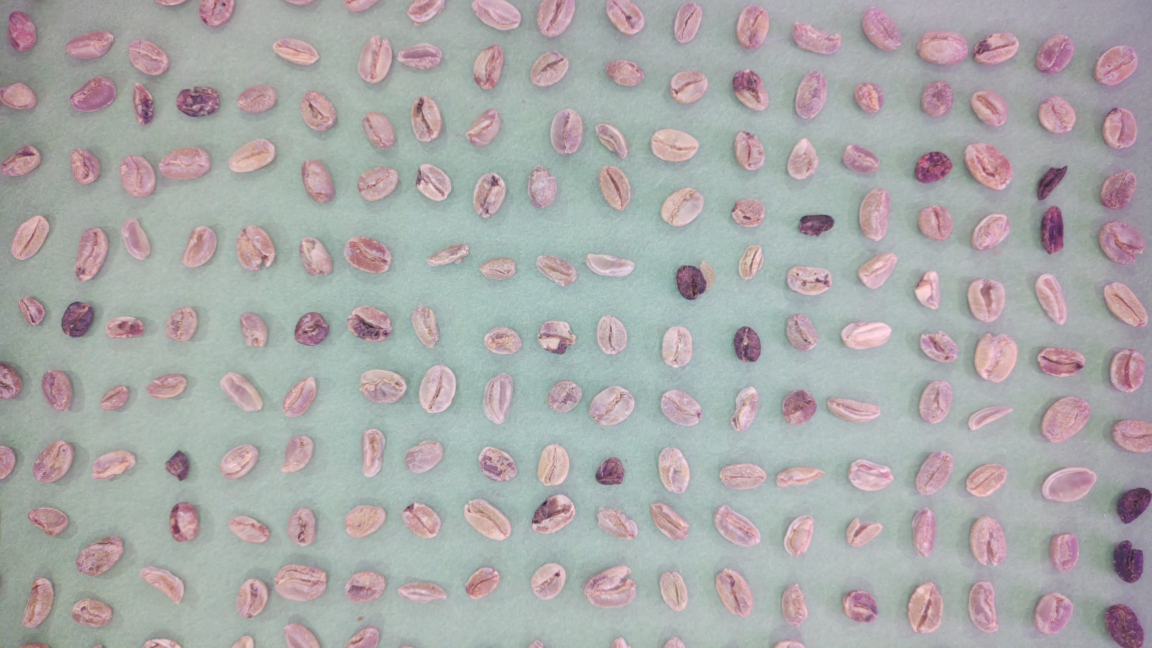
#> input picture temp_captures/sampletopcv.jpg, 2304 x 1296 px (shown at 1/2 size)
$ python test_opencv_detection.py ../temp_captures/sampletopcv.jpg
#> lines starting #> are read from the running program, lines starting #| are printed output that depends on the picture; after the words box and inside, x2 and y2 are one past the last pixel; in counts of white or black regions, pixels touching at a corner belong together
#!/usr/bin/env python3
"""
Test OpenCV bean detection
Use this to tune detection parameters before collecting dataset
"""

import cv2
import numpy as np
import sys
import os

def test_detection(image_path, show_steps=True):
    """
    Test bean detection on a sample image

    Args:
        image_path: Path to test image
        show_steps: Show intermediate processing steps
    """
#> called with image_path = '../temp_captures/sampletopcv.jpg', show_steps = True
    print("="*60)
    print("OpenCV Bean Detection Test")
    print("="*60)

    # Read image
    print(f"\n1. Reading image: {image_path}")
    img = cv2.imread(image_path)
#> img is the input picture: shape (1296, 2304, 3); mean B, G, R 169.6, 169.6, 170.4

    if img is None:
        print("✗ Failed to read image")
        return

    print(f"✓ Image loaded: {img.shape[1]}x{img.shape[0]} pixels")
#| ✓ Image loaded: 2304x1296 pixels

    # Convert to grayscale
    print("\n2. Converting to grayscale...")
    gray = cv2.cvtColor(img, cv2.COLOR_BGR2GRAY)
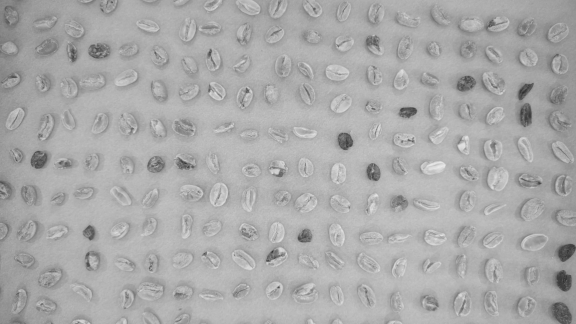
#> gray: shape (1296, 2304) (shown at 1/4 size); min 37, max 235, mean 169.8

    # Apply Gaussian blur
    print("3. Applying Gaussian blur...")
    blurred = cv2.GaussianBlur(gray, (5, 5), 0)

    # Threshold
    print("4. Applying threshold...")
    _, thresh = cv2.threshold(blurred, 0, 255, cv2.THRESH_BINARY_INV + cv2.THRESH_OTSU)
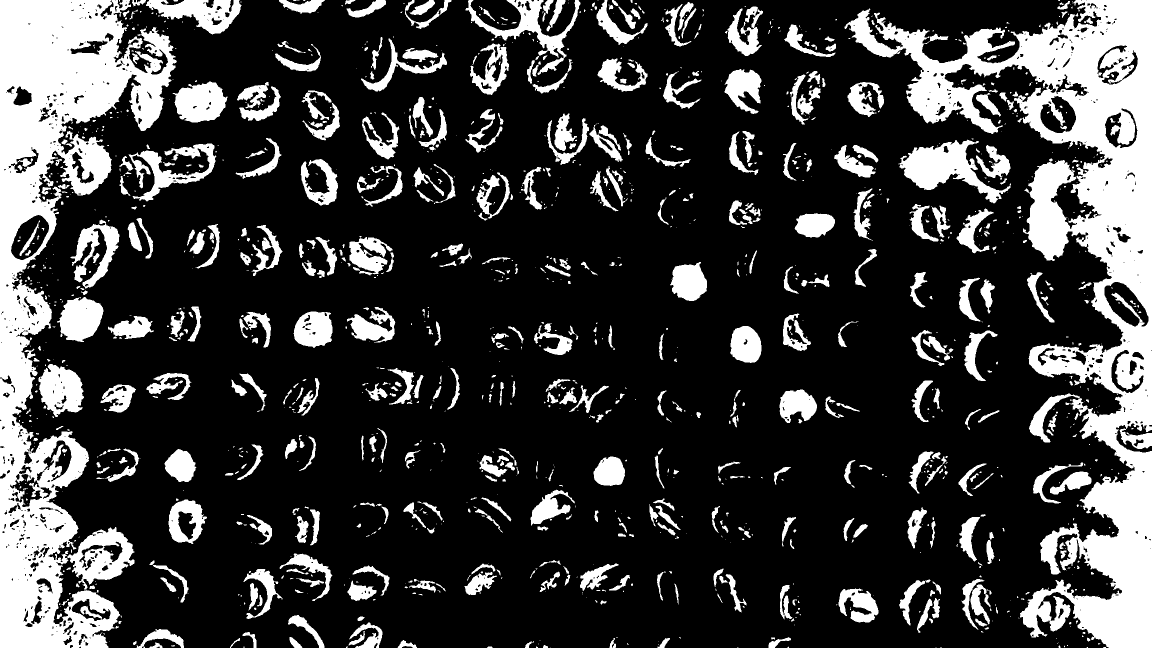
#> thresh: shape (1296, 2304) (shown at 1/2 size); 23.3% white; 1441 white regions (849 under 20 px), largest, box (x1, y1, x2, y2) and area: (1689, 0, 2304, 1296) 212299, (0, 0, 354, 1296) 181256, (1797, 279, 2022, 407) 11125

    # Morphological operations
    print("5. Applying morphological operations...")
    kernel = np.ones((3, 3), np.uint8)
    thresh = cv2.morphologyEx(thresh, cv2.MORPH_CLOSE, kernel, iterations=2)
#> thresh: shape (1296, 2304); 24.6% white; 923 white regions (523 under 20 px), largest, box (x1, y1, x2, y2) and area: (1689, 0, 2304, 1296) 226309, (0, 0, 483, 1296) 202159, (114, 439, 239, 684) 11928
    thresh = cv2.morphologyEx(thresh, cv2.MORPH_OPEN, kernel, iterations=1)
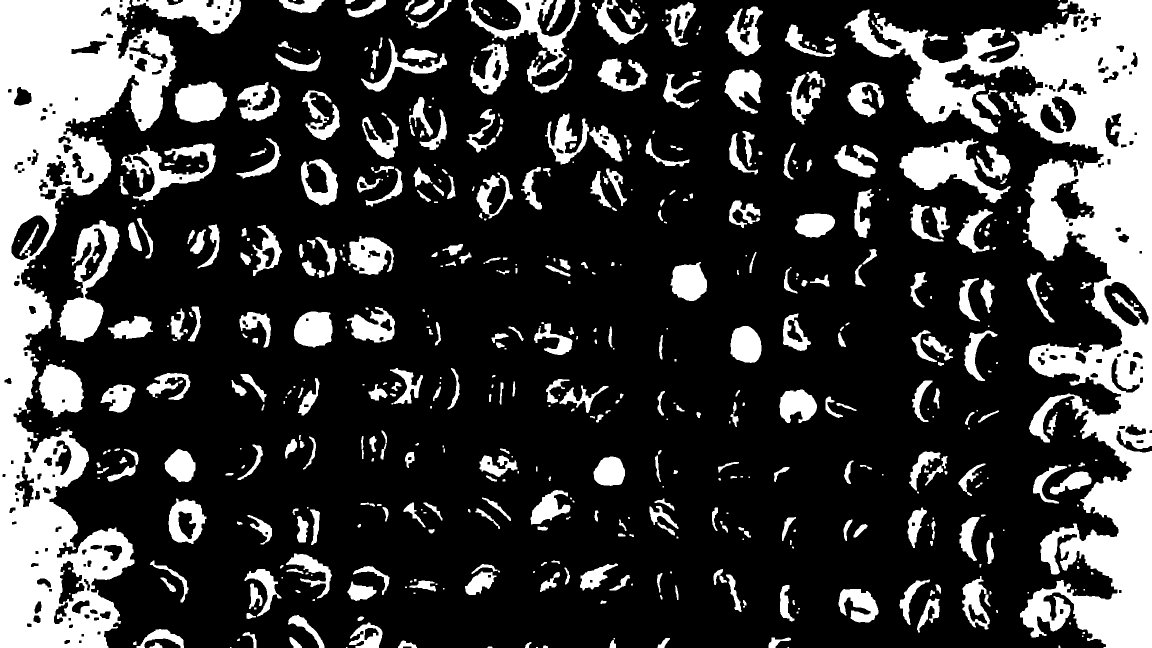
#> thresh: shape (1296, 2304) (shown at 1/2 size); 24.3% white; 625 white regions (168 under 20 px)

    # Find contours
    print("6. Finding contours...")
    contours, _ = cv2.findContours(thresh, cv2.RETR_EXTERNAL, cv2.CHAIN_APPROX_SIMPLE)
#> contours = 609 contours, 225 with area under 20; largest, box (x1, y1, x2, y2) and area: (1689, 0, 2304, 1296) 237856, (0, 0, 353, 1296) 214176, (115, 440, 239, 684) 13388, (1799, 277, 2021, 406) 11218, (931, 0, 1161, 167) 7962
    print(f"✓ Found {len(contours)} contours")
#| ✓ Found 609 contours

    # Filter by area
    print("7. Filtering contours by area...")
    min_area = 500
    max_area = 5000
    valid_contours = [c for c in contours if min_area < cv2.contourArea(c) < max_area]
#> valid_contours = 119 contours; largest, box (x1, y1, x2, y2) and area: (337, 997, 413, 1088) 4882, (696, 472, 788, 550) 4579, (588, 623, 665, 695) 4397, (1341, 524, 1414, 602) 4076, (940, 87, 1018, 189) 4012
    print(f"✓ {len(valid_contours)} valid beans detected")
#| ✓ 119 valid beans detected

    # Draw results
    print("\n8. Drawing results...")
    result_img = img.copy()

    for i, contour in enumerate(valid_contours):
        # Draw contour
        cv2.drawContours(result_img, [contour], -1, (0, 255, 0), 2)

        # Draw bounding box
        x, y, w, h = cv2.boundingRect(contour)
        cv2.rectangle(result_img, (x, y), (x+w, y+h), (255, 0, 0), 2)

        # Add number
        cv2.putText(result_img, str(i+1), (x, y-5),
                   cv2.FONT_HERSHEY_SIMPLEX, 0.5, (0, 0, 255), 2)
#> this loop made 119 passes
#> (x, y, w, h) on passes 1 to 8: (273, 1258, 95, 38), (698, 1245, 67, 51), (576, 1230, 73, 66), (1834, 1197, 45, 68), (1677, 1178, 80, 67), (1560, 1170, 29, 73), (498, 1167, 27, 51), (695, 1163, 58, 39)
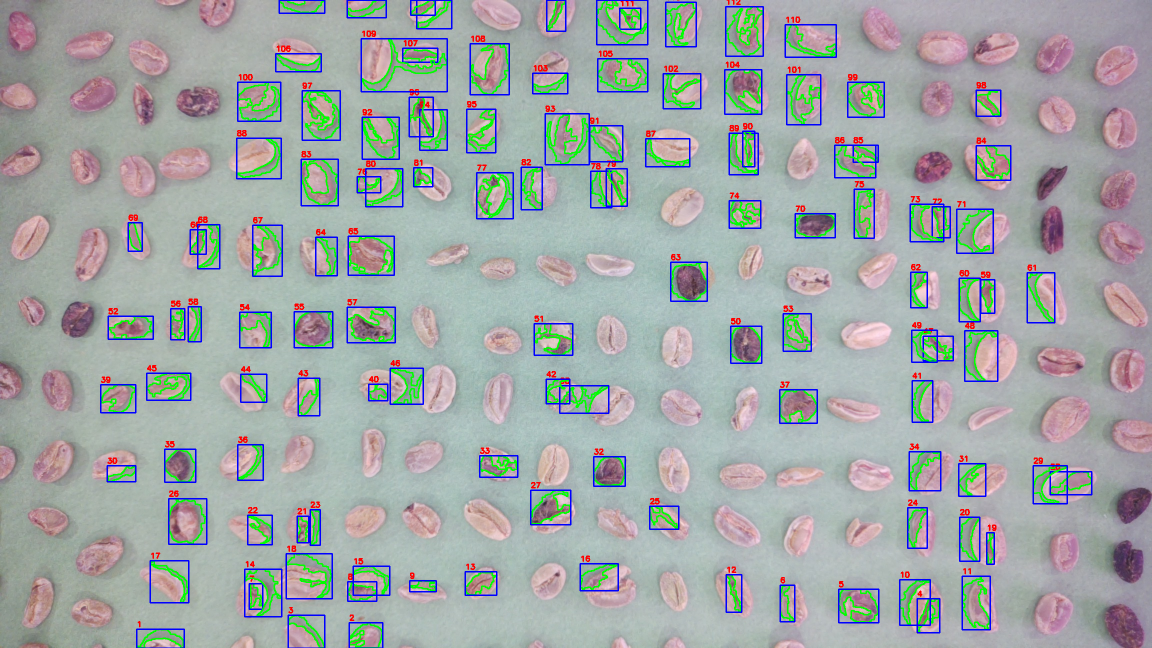
#> result_img: shape (1296, 2304, 3) (shown at 1/2 size); 6.79% of pixels changed, all inside (x1, y1, x2, y2) = (200, 0, 2185, 1296)

    # Save results
    output_dir = "/home/beans/test_results"
    os.makedirs(output_dir, exist_ok=True)

    output_path = f"{output_dir}/detection_result.jpg"
    cv2.imwrite(output_path, result_img)
    print(f"✓ Result saved: {output_path}")

    if show_steps:
        cv2.imwrite(f"{output_dir}/step1_gray.jpg", gray)
        cv2.imwrite(f"{output_dir}/step2_blurred.jpg", blurred)
        cv2.imwrite(f"{output_dir}/step3_thresh.jpg", thresh)
        print(f"✓ Processing steps saved to: {output_dir}/")

    # Statistics
    print("\n" + "="*60)
    print("Detection Statistics")
    print("="*60)
    print(f"Total contours found: {len(contours)}")
#| Total contours found: 609
    print(f"Valid beans detected: {len(valid_contours)}")
#| Valid beans detected: 119
    print(f"Detection rate: {len(valid_contours)/240*100:.1f}% (assuming 240 beans)")
#| Detection rate: 49.6% (assuming 240 beans)

    if len(valid_contours) < 200:
        print("\n⚠ Warning: Low detection rate!")
        print("Tips:")
        print("- Increase contrast between beans and background")
        print("- Improve lighting")
        print("- Adjust min_area and max_area parameters")
        print("- Ensure beans are well-separated")
    elif len(valid_contours) > 250:
        print("\n⚠ Warning: Too many detections!")
        print("Tips:")
        print("- Increase min_area to filter noise")
        print("- Check for shadows or artifacts")
        print("- Improve background uniformity")
    else:
        print("\n✓ Detection looks good!")

    print("="*60)


# [24 lines left out: function capture_test_image, not called in this run]


if __name__ == "__main__":
    if len(sys.argv) > 1:
        # Test with provided image
        image_path = sys.argv[1]
        test_detection(image_path)
    else:
        # Capture and test
        print("No image provided. Capturing test image...")
        print("Make sure beans are arranged on grid!\n")
        input("Press Enter to capture...")

        image_path = capture_test_image()
        if image_path:
            test_detection(image_path)

$ run again, on temp_captures/capture_20260305_165834.jpg
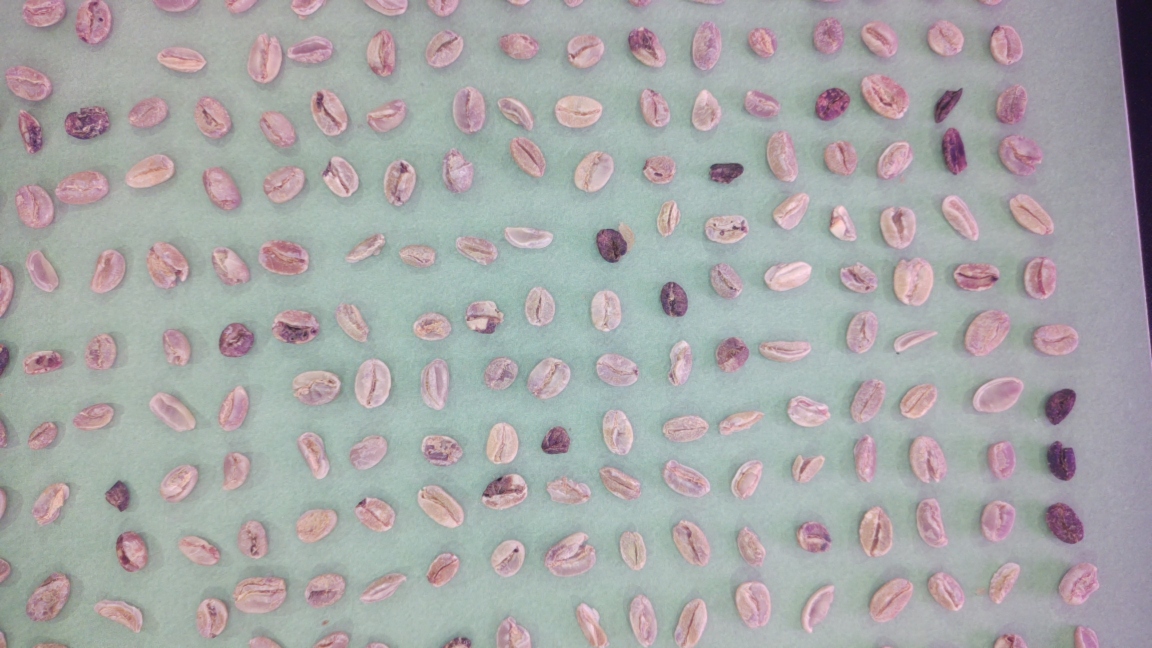
#> input picture temp_captures/capture_20260305_165834.jpg, 2304 x 1296 px (shown at 1/2 size)
#> in test_detection, img is the input picture: shape (1296, 2304, 3); mean B, G, R 167.9, 167.7, 167.6
#| ✓ Image loaded: 2304x1296 pixels
#> in test_detection, `thresh = cv2.morphologyEx(thresh, cv2.MORPH_OPEN, kernel, iterations=1)`:
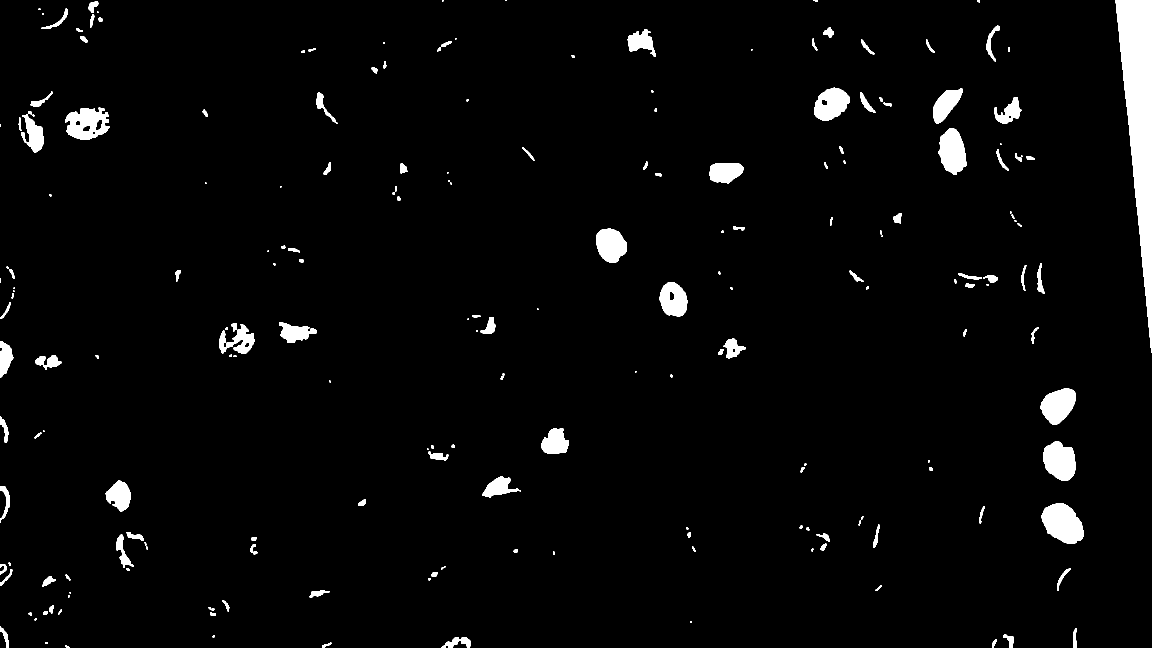
#> thresh: shape (1296, 2304) (shown at 1/2 size); 3.2% white; 206 white regions (49 under 20 px)
#> contours = 206 contours, 77 with area under 20; largest, box (x1, y1, x2, y2) and area: (2231, 0, 2304, 706) 25230, (2082, 1006, 2167, 1088) 4766, (130, 215, 220, 280) 4064, (2086, 882, 2152, 962) 3768, (1876, 256, 1934, 350) 3622
#| ✓ Found 206 contours
#> valid_contours = 23 contours; largest, box (x1, y1, x2, y2) and area: (2082, 1006, 2167, 1088) 4766, (130, 215, 220, 280) 4064, (2086, 882, 2152, 962) 3768, (1876, 256, 1934, 350) 3622, (2081, 777, 2152, 850) 3460
#| ✓ 23 valid beans detected
#> the loop in test_detection, `for i, contour in enumerate(valid_contours):` made 23 passes
#> (x, y, w, h) on passes 1 to 8: (882, 1274, 60, 22), (232, 1069, 36, 67), (2082, 1006, 85, 82), (211, 961, 50, 62), (965, 952, 73, 43), (2086, 882, 66, 80), (1082, 856, 56, 52), (2081, 777, 71, 73)
#> after the loop in test_detection, `for i, contour in enumerate(valid_contours):`:
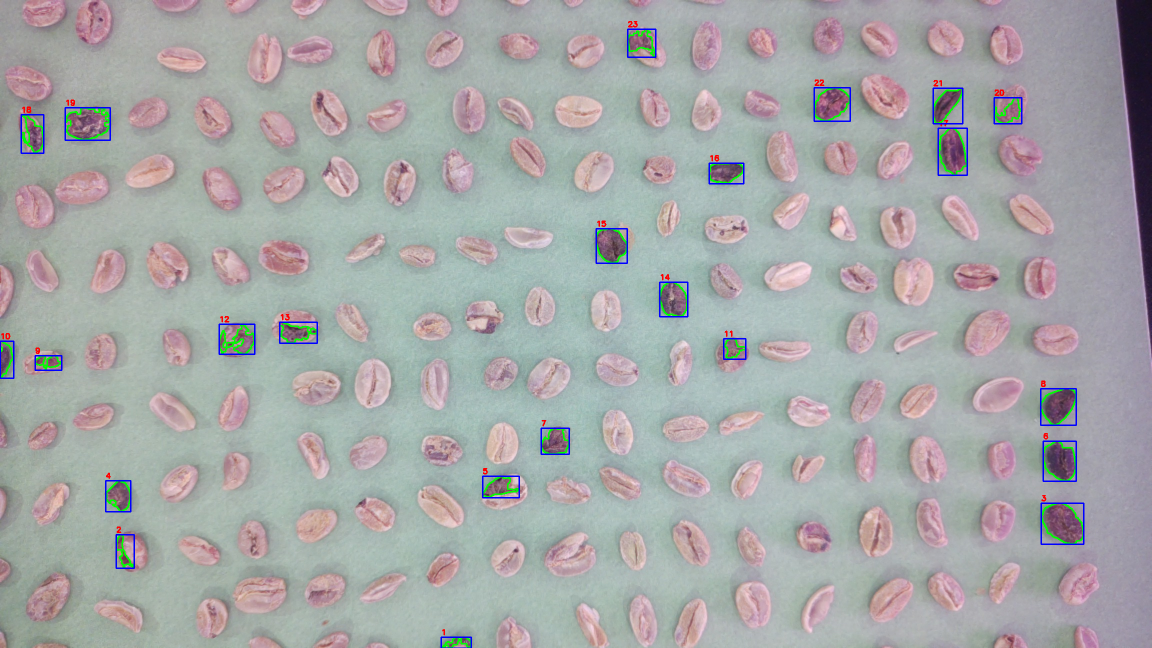
#> result_img: shape (1296, 2304, 3) (shown at 1/2 size); 1.09% of pixels changed, all inside (x1, y1, x2, y2) = (0, 42, 2169, 1296)
#| Total contours found: 206
#| Valid beans detected: 23
#| Detection rate: 9.6% (assuming 240 beans)
